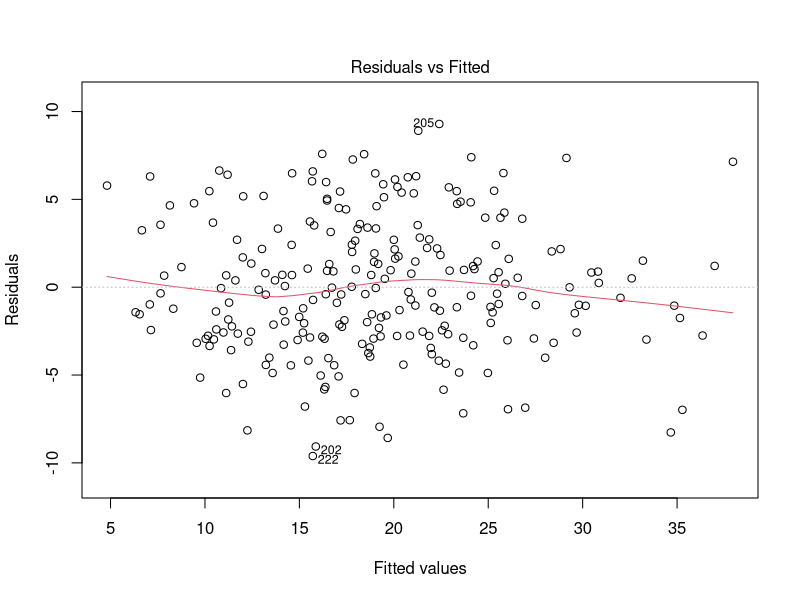
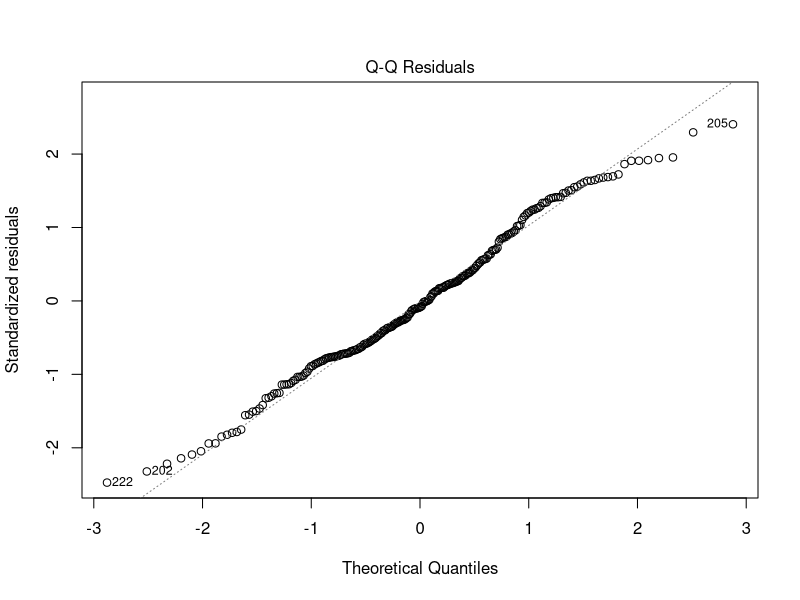
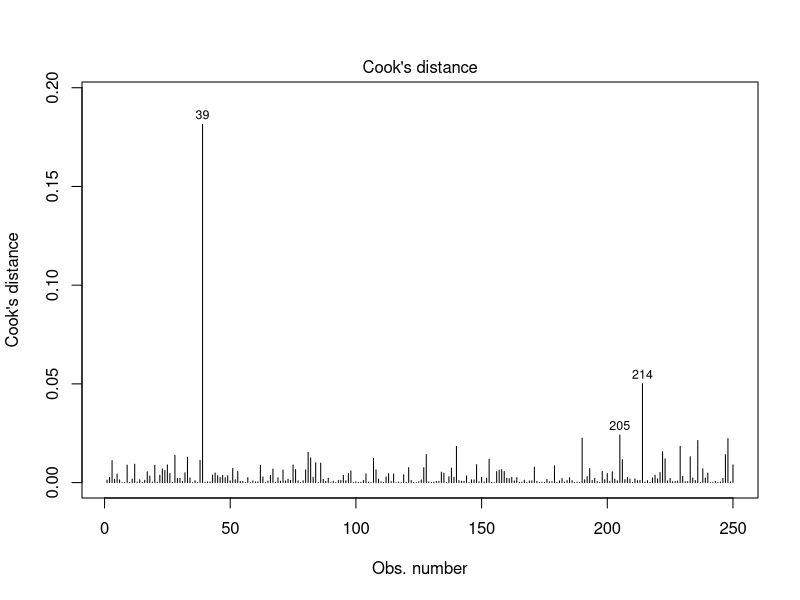
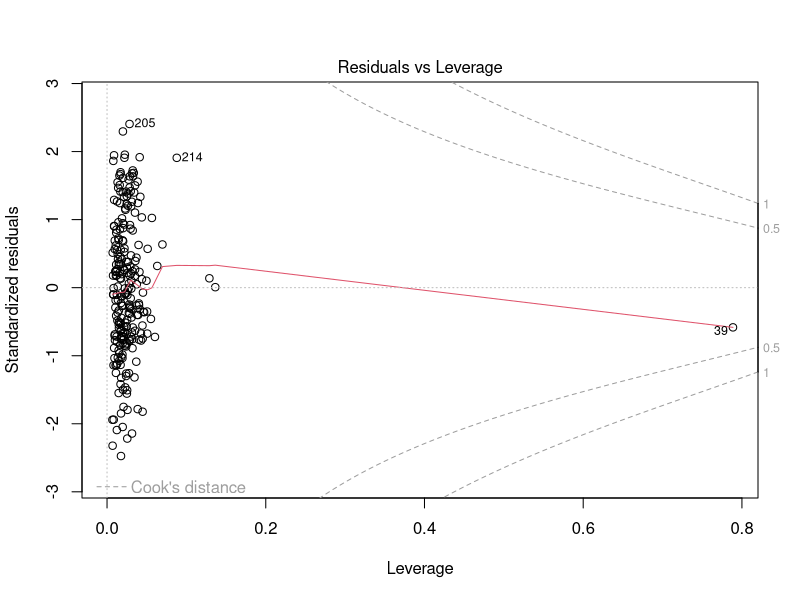

Write the R code that produced these figures, in order.
### STAT628 module2 ###
### team members ###
# Sixu Li sli739@wisc.edu
# Zihang Wang zwang2547@wisc.edu
# Yinqiu Xu   yxu475@wisc.edu

##################### Introduction #####################
# This module we aim to create a calculator for bodyfat measurement. The task can be seperated into the following steps:
# 1. data preprocessing: We deleted or imputed problematic data points. Then we added 9 new ratios as predictors.
# 2. candidate models: We tried to list as many meaningful and effective models as possible.
# 3. cross validation: We performed cross validation and used average MAPE as a criterion. We evaluated the candidate models and found the best one.
# 4. model diagnostics: Using some common methods to check assumptions of the presented model.

##################### Contributions #####################
# 1. data preprocessing: ZW created and maintained, SL and YX revised
# 2. candidate models: YX created and maintained, SL and ZW revised
# 3. cross validation: ZW created and maintained, SL and YX revised
# 4. model diagnostics: SL created and maintained, YX and ZW revised

##################### PART 2: candidate models #####################
library(ggplot2)
library(gmodels)

data=read.csv("cleaned_data.csv")
## linear regression
n = dim(data)[1]

## full model with original variables step
model = lm(BODYFAT~AGE+WEIGHT+HEIGHT+ADIPOSITY+NECK+CHEST+ABDOMEN+HIP+THIGH+KNEE+ANKLE+BICEPS+FOREARM+WRIST,data = data)
model1 = step(model,direction = "both",k=log(n),trace = F)
summary(model1)

## quadratic regression
model = lm(BODYFAT~AGE+WEIGHT+HEIGHT+ADIPOSITY+NECK+CHEST+
             ABDOMEN+HIP+THIGH+KNEE+ANKLE+BICEPS+FOREARM+
             WRIST+I(AGE)^2+I(WEIGHT^2)+I(HEIGHT^2)+
             I(ADIPOSITY^2)+I(NECK^2)+I(CHEST^2)+I(ABDOMEN^2)+
             I(HIP^2)+I(THIGH^2)+I(KNEE^2)+I(ANKLE^2)+I(BICEPS^2)+
             I(FOREARM^2)+I(WRIST^2), data=data)
model2 = step(model,direction = "both",k=log(n),trace = F)
summary(model2)

## Ratio  + age + weight + height + adiposity model
model = lm(BODYFAT~ AGE+WEIGHT+HEIGHT+ADIPOSITY+ADOHIPr+
             THIHIPr+WRIFORr+KNETHIr+NECCHEr+WRIBICr+FORBICr+
             ANKTHIr+CHEABDr,data = data)
model3 = step(model,direction = "both",k=log(n),trace = F)
summary(model3)

## Abdomen + weight model
model4 = lm(BODYFAT~ABDOMEN+WEIGHT,data = data)
summary(model4)

## Adiposity + abdomen/hip model
model5 = lm(BODYFAT~ADIPOSITY+ADOHIPr,data=data)
summary(model5)

## age + age^2 + ad + ad^2 
model = lm(BODYFAT ~ (AGE + I(AGE^2) + ADIPOSITY + I(ADIPOSITY^2))^2 - 
             AGE:I(AGE^2) - ADIPOSITY:I(ADIPOSITY^2) +NECK+CHEST+
             ABDOMEN+HIP+THIGH+KNEE+ANKLE+BICEPS+FOREARM+WRIST, data = data)
model6 = step(model, direction = "both", trace = F, k=log(n))
summary(model6)

## put full model into step function
model = lm(BODYFAT ~ ., data = data)
model7 = step(model, direction = "both", trace = F, k=log(n))
summary(model7)

##################### PART 3: cross validation#####################
# cross validation function
cross_validation = function(model,data,fold=10){
  # generate 10 subsets
  cvlist = list()
  n = rep(1:fold,ceiling(length(data$BODYFAT)/fold))[1:length(data$BODYFAT)]
  set.seed(628)
  temp = sample(n,length(data$BODYFAT))  
  x = 1:fold
  dataseq = 1:length(data$BODYFAT)
  cvlist = lapply(x,function(x) dataseq[which(temp==x)])  
  #print(cvlist)
  
  # cross validation
  mape = c()
  for (i in 1:fold) {
    validation_set = data[cvlist[[i]],]
    training_set = data[-cvlist[[i]],]
    my_model = lm(model,data=training_set)
    validation_prediction = predict(my_model,validation_set)
    my_mape = sum(abs((validation_set$BODYFAT-validation_prediction)/validation_set$BODYFAT))/length(validation_prediction)
    mape = c(mape,my_mape)
  }
  final_mape = mean(mape)
  return(final_mape)
}

# compare candidate model
cross_validation(model1,data)
cross_validation(model2,data)
cross_validation(model3,data)
cross_validation(model4,data)
cross_validation(model5,data)
cross_validation(model6,data)
cross_validation(model7,data)

# final model: model 6
final_model = lm(model6,data=data)
summary(final_model)
ci(final_model)

# prediction on test sample
test = data.frame(AGE=44.9,ADIPOSITY=25.5,NECK=38,ABDOMEN=92.7,WRIST=18.2)
(pre_test = predict(final_model,test,interval = "confidence"))

##################### PART 4: model diagostics #####################

plot(final_model,1,sub="") # check homoscedasticity
plot(final_model,2,sub="") # check qqplot
plot(final_model,4,sub = "") #cook distance
plot(final_model,5,sub = "") # check outliers

# Remove data point 39 and fit final model again
data_new = data[-39, ]
final_model_new = lm(model6,data=data_new)
summary(final_model)
cross_validation(final_model_new,data_new)
cross_validation(final_model,data)
